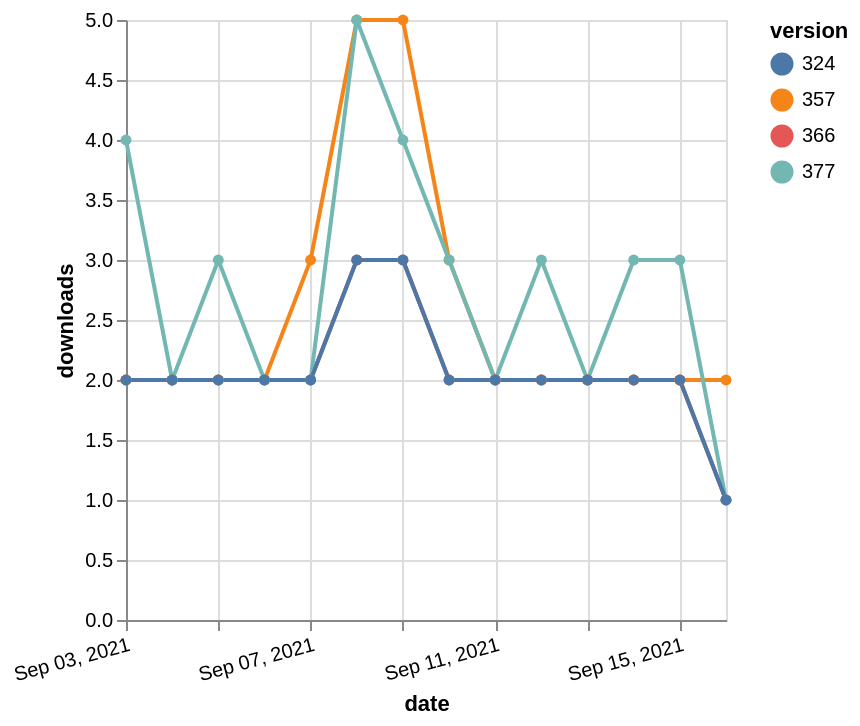

Write the Vega-Lite specification saved for this chart.
### Vega-Lite specification from a JSON file in a GitHub repository (floating-point values rounded to 4 significant figures)
{"$schema": "https://vega.github.io/schema/vega-lite/v5.json", "description": "A simple bar chart with embedded data.", "data": {"values": [{"date": "2021-09-03", "total": 2327, "delta": 2, "version": "366"}, {"date": "2021-09-04", "total": 2329, "delta": 2, "version": "366"}, {"date": "2021-09-05", "total": 2331, "delta": 2, "version": "366"}, {"date": "2021-09-06", "total": 2333, "delta": 2, "version": "366"}, {"date": "2021-09-07", "total": 2335, "delta": 2, "version": "366"}, {"date": "2021-09-08", "total": 2338, "delta": 3, "version": "366"}, {"date": "2021-09-09", "total": 2341, "delta": 3, "version": "366"}, {"date": "2021-09-10", "total": 2343, "delta": 2, "version": "366"}, {"date": "2021-09-11", "total": 2345, "delta": 2, "version": "366"}, {"date": "2021-09-12", "total": 2347, "delta": 2, "version": "366"}, {"date": "2021-09-13", "total": 2349, "delta": 2, "version": "366"}, {"date": "2021-09-14", "total": 2351, "delta": 2, "version": "366"}, {"date": "2021-09-15", "total": 2353, "delta": 2, "version": "366"}, {"date": "2021-09-16", "total": 2354, "delta": 1, "version": "366"}, {"date": "2021-09-03", "total": 2889, "delta": 2, "version": "357"}, {"date": "2021-09-04", "total": 2891, "delta": 2, "version": "357"}, {"date": "2021-09-05", "total": 2893, "delta": 2, "version": "357"}, {"date": "2021-09-06", "total": 2895, "delta": 2, "version": "357"}, {"date": "2021-09-07", "total": 2898, "delta": 3, "version": "357"}, {"date": "2021-09-08", "total": 2903, "delta": 5, "version": "357"}, {"date": "2021-09-09", "total": 2908, "delta": 5, "version": "357"}, {"date": "2021-09-10", "total": 2911, "delta": 3, "version": "357"}, {"date": "2021-09-11", "total": 2913, "delta": 2, "version": "357"}, {"date": "2021-09-12", "total": 2915, "delta": 2, "version": "357"}, {"date": "2021-09-13", "total": 2917, "delta": 2, "version": "357"}, {"date": "2021-09-14", "total": 2919, "delta": 2, "version": "357"}, {"date": "2021-09-15", "total": 2921, "delta": 2, "version": "357"}, {"date": "2021-09-16", "total": 2923, "delta": 2, "version": "357"}, {"date": "2021-09-03", "total": 2357, "delta": 4, "version": "377"}, {"date": "2021-09-04", "total": 2359, "delta": 2, "version": "377"}, {"date": "2021-09-05", "total": 2362, "delta": 3, "version": "377"}, {"date": "2021-09-06", "total": 2364, "delta": 2, "version": "377"}, {"date": "2021-09-07", "total": 2366, "delta": 2, "version": "377"}, {"date": "2021-09-08", "total": 2371, "delta": 5, "version": "377"}, {"date": "2021-09-09", "total": 2375, "delta": 4, "version": "377"}, {"date": "2021-09-10", "total": 2378, "delta": 3, "version": "377"}, {"date": "2021-09-11", "total": 2380, "delta": 2, "version": "377"}, {"date": "2021-09-12", "total": 2383, "delta": 3, "version": "377"}, {"date": "2021-09-13", "total": 2385, "delta": 2, "version": "377"}, {"date": "2021-09-14", "total": 2388, "delta": 3, "version": "377"}, {"date": "2021-09-15", "total": 2391, "delta": 3, "version": "377"}, {"date": "2021-09-16", "total": 2392, "delta": 1, "version": "377"}, {"date": "2021-09-03", "total": 2582, "delta": 2, "version": "324"}, {"date": "2021-09-04", "total": 2584, "delta": 2, "version": "324"}, {"date": "2021-09-05", "total": 2586, "delta": 2, "version": "324"}, {"date": "2021-09-06", "total": 2588, "delta": 2, "version": "324"}, {"date": "2021-09-07", "total": 2590, "delta": 2, "version": "324"}, {"date": "2021-09-08", "total": 2593, "delta": 3, "version": "324"}, {"date": "2021-09-09", "total": 2596, "delta": 3, "version": "324"}, {"date": "2021-09-10", "total": 2598, "delta": 2, "version": "324"}, {"date": "2021-09-11", "total": 2600, "delta": 2, "version": "324"}, {"date": "2021-09-12", "total": 2602, "delta": 2, "version": "324"}, {"date": "2021-09-13", "total": 2604, "delta": 2, "version": "324"}, {"date": "2021-09-14", "total": 2606, "delta": 2, "version": "324"}, {"date": "2021-09-15", "total": 2608, "delta": 2, "version": "324"}, {"date": "2021-09-16", "total": 2609, "delta": 1, "version": "324"}]}, "width": "container", "mark": {"type": "line", "point": {"filled": true}}, "encoding": {"x": {"field": "date", "type": "temporal", "timeUnit": "yearmonthdate", "title": "date", "axis": {"labelAngle": -15}}, "y": {"field": "delta", "type": "quantitative", "title": "downloads"}, "color": {"field": "version", "type": "nominal"}, "tooltip": {"field": "delta"}}}
